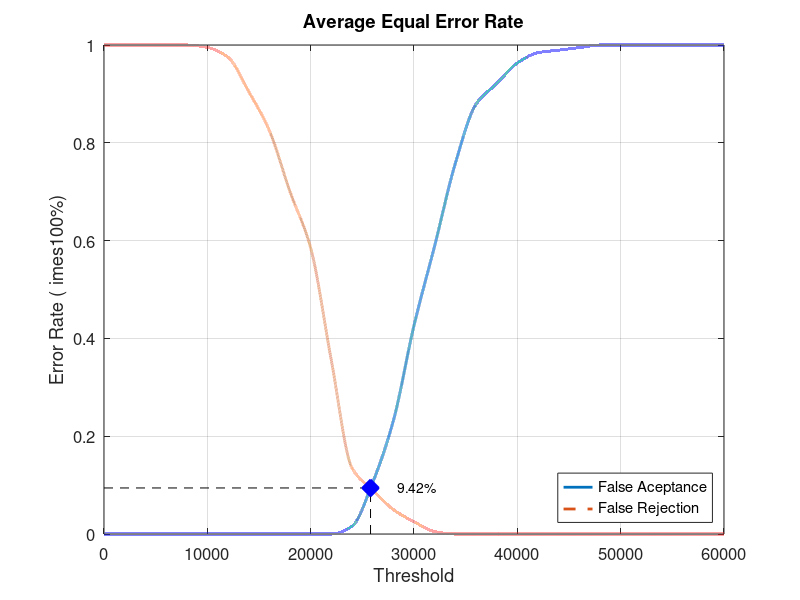
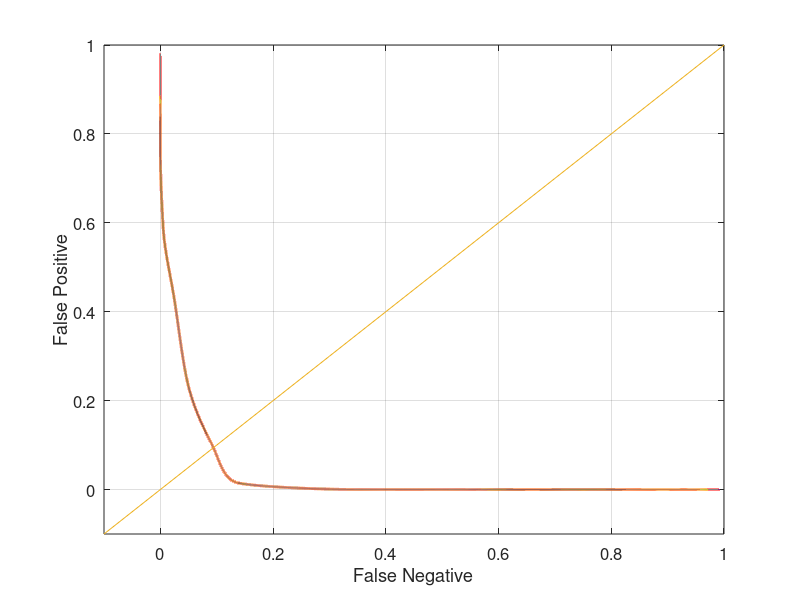

These figures' MATLAB source, in order:
close all;
clear;
clc;
x = 0:2000:60000;
xq = 0:0.5:60000;

y0 = [0 0 0 0 0 0 0 0 0 0 0 0 0.0157895 0.105263 0.231579 0.426316 0.589474 0.757895 0.878947 0.921053 0.963158 0.984211 0.989474 0.994737 1 1 1 1 1 1 1]
yy0 = interp1(x, y0, xq, 'pchip');
y1 = [1 1 1 1 1 0.995 0.975 0.905 0.825 0.7 0.585 0.355 0.135 0.09 0.05 0.025 0.005 0 0 0 0 0 0 0 0 0 0 0 0 0 0]
yy1 = interp1(x, y1, xq, 'pchip');

% Calculating EER: 
y2 = abs(y0 - y1);
find(y2 == min(y2))
yy2 = abs(yy0 - yy1);
xEER = find(yy2 == min(yy2));
xEERIndex = xq(xEER) % X-axis EER
yEER = yy0(xEER) % Y-axis EER

main = figure
plot(xq, yy0,'-','LineWidth', 2);	hold on
plot(xq, yy1,'--','LineWidth', 2);	hold on
plot([xEERIndex xEERIndex], [0 yEER], 'k--');	hold on
plot([0 xEERIndex], [yEER yEER], 'k--');	hold on
plot(xEERIndex, yEER, 'bx', 'LineWidth', 10);	hold on
text(xEERIndex + 10 * xEERIndex / 100, yEER, [num2str(round((10000 * yEER)) / 100) '%'])
legend('False Aceptance', 'False Rejection', 'Location', 'SouthEast')
xlabel('Threshold')
ylabel('Error Rate (	imes100%)')
title('Average Equal Error Rate')
set(gca, 'FontSize', 12)
axis([0 60000 0 1])
grid on

print(main, 'Database4_3Main', '-dpng');
FNRxFPR = figure('Color', [1 1 1]);
plot(yy1, yy0, '-', yy1, yy0, 'LineWidth', 2);
hold on
y = -0.1:0.1:1
plot(y, y); 
set(gca, 'FontSize', 12)
xlabel('False Negative')
ylabel('False Positive')
axis([-0.1 1 -0.1 1])
set(gca, 'FontSize', 12)
grid on

print(FNRxFPR, 'Database4_3FNRxFPR','-dpng');
